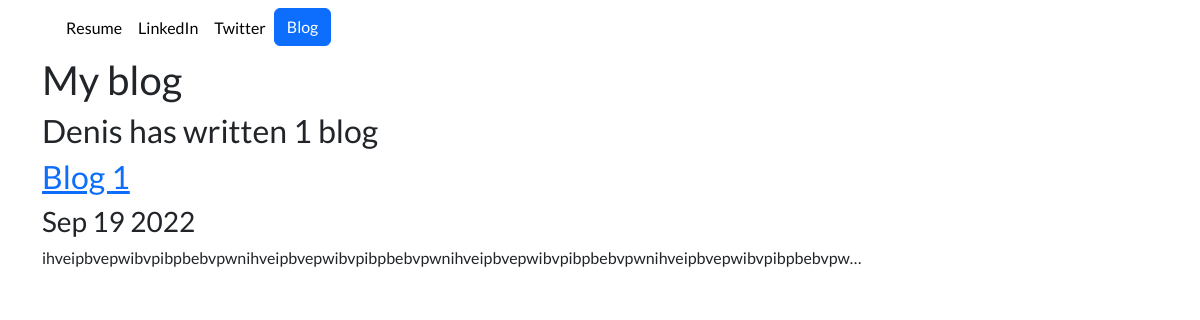
Screenshot of /blog/ with the database file from the repository.
### blog/models.py (models this page shows, shortened)
class Blog(models.Model):
    title = models.CharField(max_length=200)
    date = models.DateField()
    description = models.TextField()

### blog/views.py (the view)
# urls.py: path('', views.all_blogs, name='all_blogs'),
def all_blogs(request):
    blogs = Blog.objects.all()
    return render(request, 'blog/all_blogs.html', {'blogs': blogs})

### blog/templates/blog/all_blogs.html
{% extends 'portfolio/base.html' %}
{% block content %}
<h1>My blog</h1>
<h2>Denis has written {{ blogs.count }} blog{{ blogs.count|pluralize }}</h2>
  {% for blog in blogs %}
    <a href="{% url 'blog:detail' blog.id %}"><h2>{{ blog.title }}</h2></a>
    <h3>{{ blog.date|date:'M d Y' }}</h3>
    <p>{{ blog.description|truncatechars:100 }}</p>
  {% endfor %}
{% endblock %}

### portfolio/static/portfolio/custom.css (style rules this page uses)
body { font-family: 'Lato', sans-serif; }

### rows the page displays
Blog: title "Blog 1", date "Sep 19 2022", description "ihveipbvepwibvpibpbebvpwnihveipbvepwibvpibpbebvpwnihveipbvepwibvpibpbebvpwnihveipbvepwibvpibpbebvpw…"

### other values shown
{{ blogs.count }} "1"
